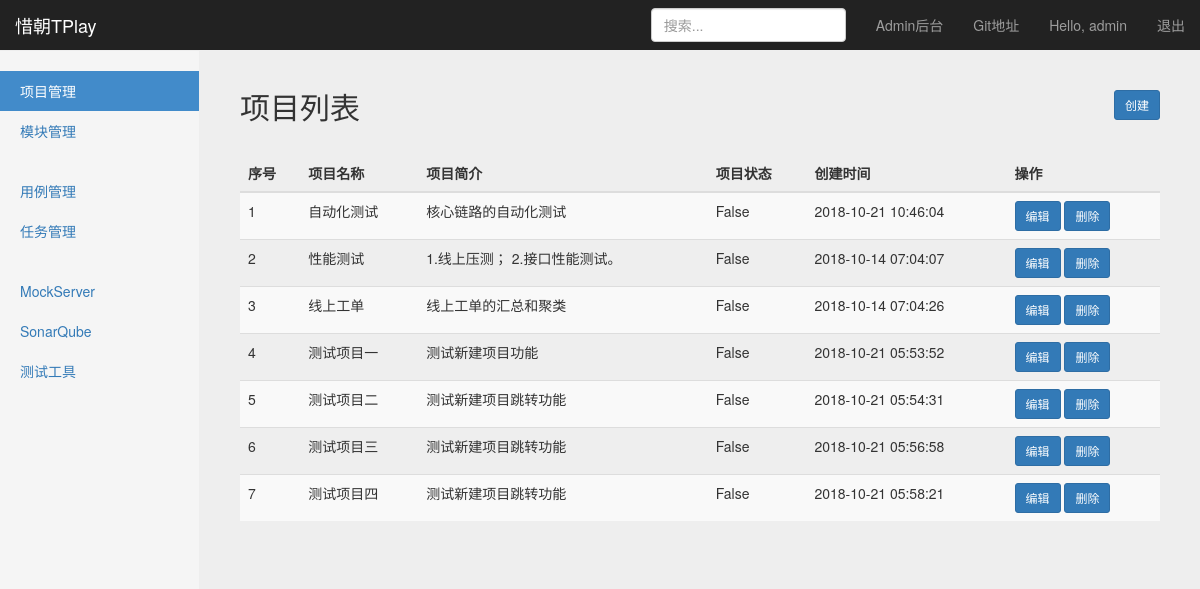
The app's page /manage/project_manage/ (signed in) with its own data.
### project_app/models.py (models this page shows, shortened)
class Project(models.Model):
    name = models.CharField("项目名称", max_length=50, blank=False, null=True)
    description = models.TextField("项目描述", default="")
    status = models.BooleanField("项目状态", default=False)
    created_at = models.DateTimeField("创建时间", auto_now=True)

### project_app/views/project_views.py (the view)
# urls.py: path('project_manage/', project_views.project_manage),
@login_required()
def project_manage(request):
    user = request.session.get("user", "")
    projects_all = Project.objects.all()
    return HttpResponse(render(request, 'project_manage.html', {
        "user": user,
        "projects": projects_all,
        "type": "projects_list"}))

### templates/project_manage.html (shortened to what this page needs)
{% extends 'base.html'%}
    {% block content %}
    <nav class="navbar navbar-inverse navbar-fixed-top">
      <div class="container-fluid">
        <div class="navbar-header">
          <a class="navbar-brand" href="#">惜朝TPlay</a>
        </div>
        <div id="navbar" class="navbar-collapse collapse">
          <ul class="nav navbar-nav navbar-right">
            <li><a target="_blank" href="/admin/">Admin后台</a></li>
            <li><a target="_blank" href="https://github.com/yuzhujinchi/XiZhaoTPlay">Git地址</a></li>
            <li><a href="#">Hello, {{user}}</a></li>
            <li><a href="/logout/">退出</a></li>
          </ul>
          <form class="navbar-form navbar-right">
            <input type="text" class="form-control" placeholder="搜索...">
          </form>
        </div>
      </div>
    </nav>
    <div class="container-fluid">
      <div class="row">
        <div class="col-sm-3 col-md-2 sidebar">
          <ul class="nav nav-sidebar">
            <li class="active"><a href="/manage/project_manage/">项目管理<span class="sr-only">(current)</span></a></li>
            <li><a href="/manage/module_manage/">模块管理</a></li>
          </ul>
          <ul class="nav nav-sidebar">
            <li><a href="/interface/case_manage/">用例管理</a></li>
            <li><a href="">任务管理</a></li>
          </ul>
          <ul class="nav nav-sidebar">
            <li><a href="">MockServer</a></li>
            <li><a href="">SonarQube</a></li>
            <li><a href="">测试工具</a></li>
          </ul>
        </div>
        {% if type == "projects_list" %}
        <div class="col-sm-9 col-sm-offset-3 col-md-10 col-md-offset-2 main">
          <div class="sub-header">
            <h2 class="sub-header" align="left">项目列表
              <a id="createButton" type="button" class="btn btn-primary btn-sm" style="float: right"
                 onclick="window.location.href='/manage/create_project/'" >创建</a>
            </h2>
          </div>
          <div class="table-responsive">
            <table id="projectLists" class="table table-striped">
              <thead>
                <tr>
                  <th>序号</th>
                  <th>项目名称</th>
                  <th>项目简介</th>
                  <th>项目状态</th>
                  <th>创建时间</th>
                  <th>操作</th>
                </tr>
              </thead>
              <tbody>
                {% for project in projects%}
                <tr>
                  <td>{{project.id}}</td>
                  <td>{{project.name}}</td>
                  <td>{{project.description}}</td>
                  <td>{{project.status}}</td>
                  <td>{{project.created_at| date:"Y-m-d H:i:s"}}</td>
                  <td>
                    <a id="editButton" type="button" href="/manage/edit_project/{{project.id}}" class="btn btn-primary btn-sm">编辑</a>
                    <a id="deleteButton" type="button" href="/manage/delete_project/{{project.id}}" class="btn btn-primary btn-sm" onclick="rec()">删除</a>
                  </td>
                </tr>
              {% endfor %}
              </tbody>
            </table>
          </div>
        </div>
        {% endif %}
      </div>
    </div>
  {% endblock %}

### static/css/signin.css (style rules this page uses)
body { padding-top: 40px; padding-bottom: 40px; background-color: #eee; }

### static/css/dashboard.css (style rules this page uses)
body { padding-top: 50px; }
.sub-header { padding-bottom: 10px; border-bottom: 1px solid #eee; }
.navbar-fixed-top { border: 0; }
.sidebar { display: none; }
@media (min-width: 768px) { .sidebar { position: fixed; top: 51px; bottom: 0; left: 0; z-index: 1000; display: block; padding: 20px; overflow-x: hidden; overflow-y: auto; background-color: #f5f5f5; border-right: 1px solid #eee; } }
.nav-sidebar { margin-right: -21px; margin-bottom: 20px; margin-left: -20px; }
.nav-sidebar > li > a { padding-right: 20px; padding-left: 20px; }
.nav-sidebar > .active > a, .nav-sidebar > .active > a:hover, .nav-sidebar > .active > a:focus { color: #fff; background-color: #428bca; }
.main { padding: 20px; }
@media (min-width: 768px) { .main { padding-right: 40px; padding-left: 40px; } }

### records on screen
Project: id "1", name "自动化测试", description "核心链路的自动化测试", status "False", created_at "2018-10-21 10:46:04"
Project: id "2", name "性能测试", description "1.线上压测； 2.接口性能测试。", status "False", created_at "2018-10-14 07:04:07"
Project: id "3", name "线上工单", description "线上工单的汇总和聚类", status "False", created_at "2018-10-14 07:04:26"
Project: id "4", name "测试项目一", description "测试新建项目功能", status "False", created_at "2018-10-21 05:53:52"
Project: id "5", name "测试项目二", description "测试新建项目跳转功能", status "False", created_at "2018-10-21 05:54:31"
Project: id "6", name "测试项目三", description "测试新建项目跳转功能", status "False", created_at "2018-10-21 05:56:58"
Project: id "7", name "测试项目四", description "测试新建项目跳转功能", status "False", created_at "2018-10-21 05:58:21"

### other values on screen
{{ user }} "admin"
